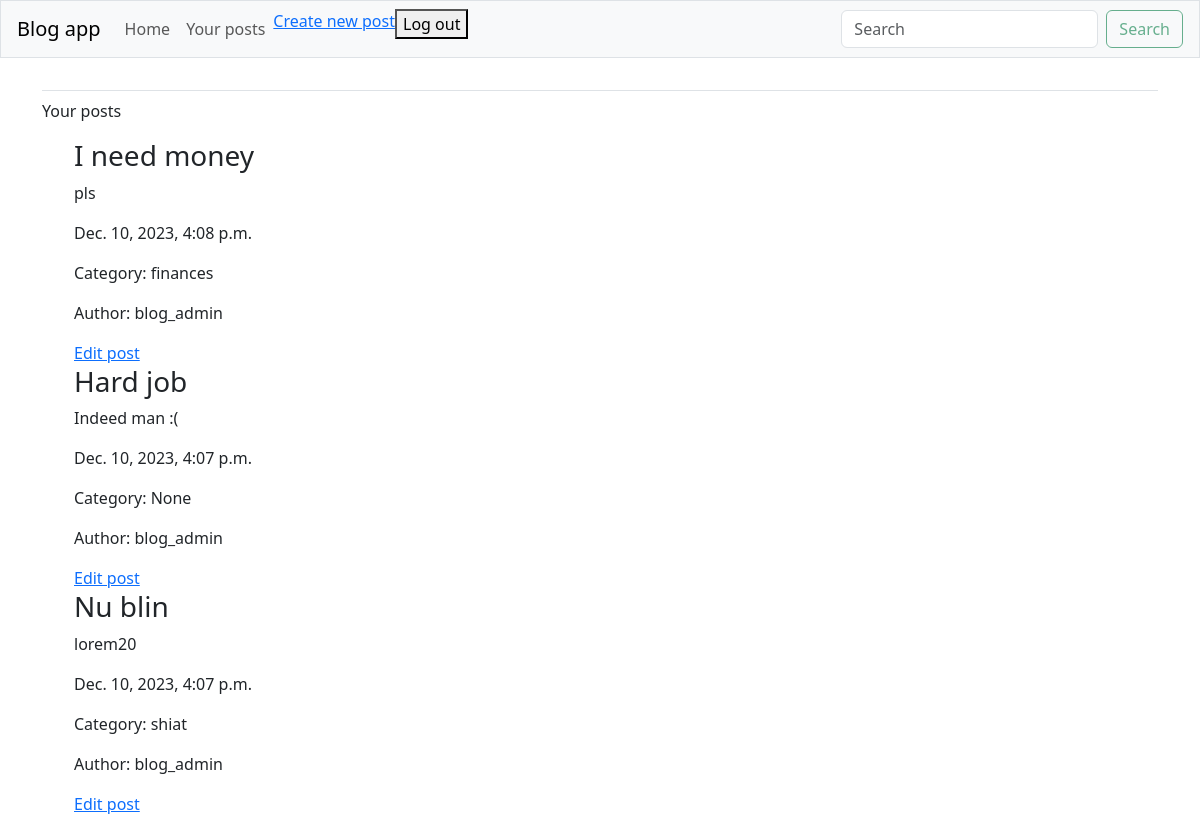
The page /user_posts/ (signed in) on the database as committed earlier.
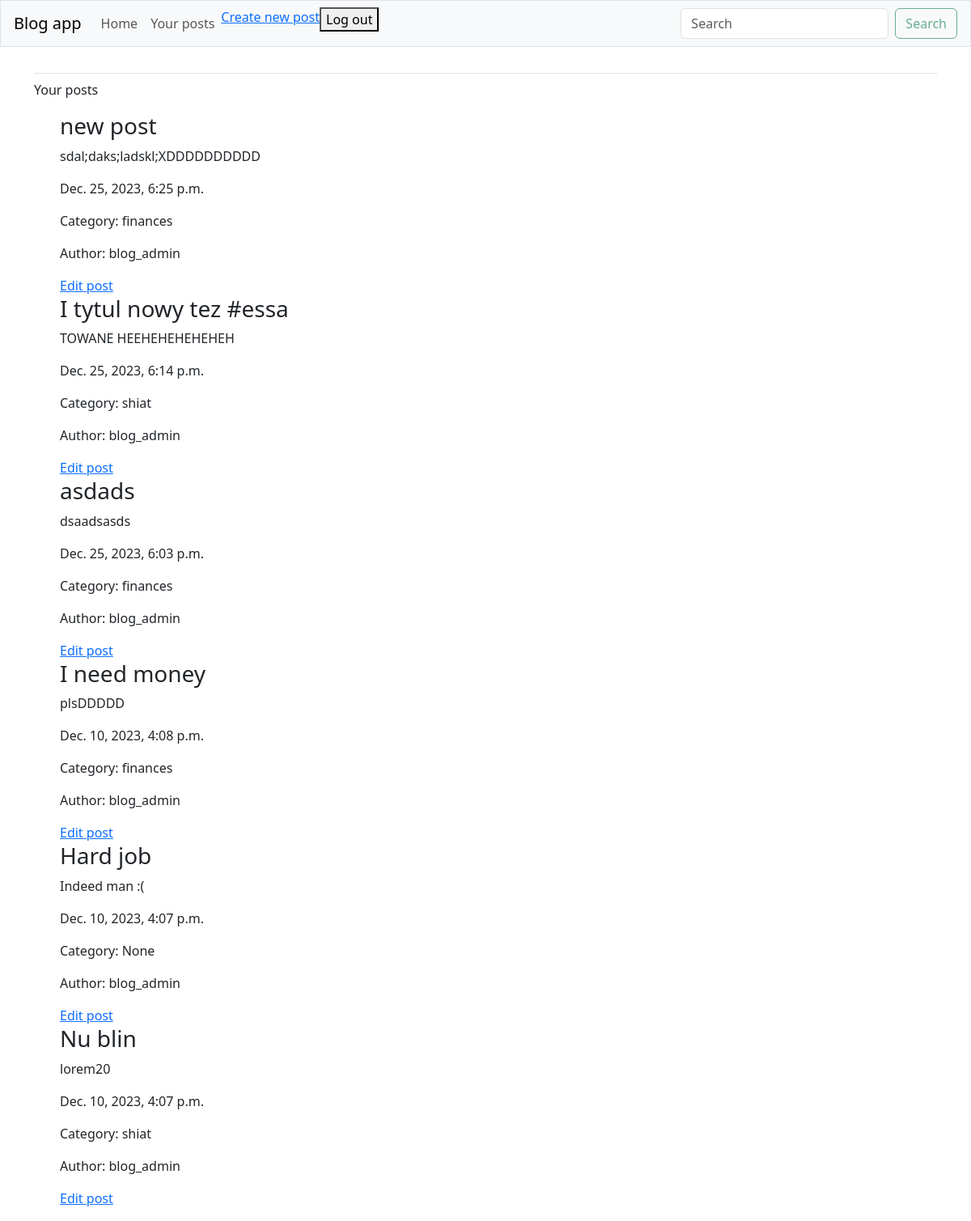
The same page on the database as committed later.
### blog_app/models.py (models this page shows, shortened)
class BlogPost(models.Model):
    title = models.CharField(max_length=200)
    content = models.TextField()
    date_posted = models.DateTimeField(auto_now_add=True)
    category = models.ForeignKey(PostCategory, on_delete=models.SET_NULL, null=True)
    owner = models.ForeignKey(User, on_delete=models.CASCADE)

class PostCategory(models.Model):
    name = models.CharField(max_length=100)
    class Meta:
        verbose_name_plural = "Post Categories"
    def __str__(self):
        return self.name

### blog_app/views.py (the view)
# urls.py: path("user_posts/", views.user_posts, name="user_posts"),
@login_required
def user_posts(request):
    posts = BlogPost.objects.filter(owner=request.user).order_by("-date_posted")
    context = {"posts": posts}
    return render(request, "blog_app/user_posts.html", context)

### blog_app/templates/blog_app/user_posts.html
{% extends 'blog_app/base.html' %}
{% block content %}
<p>Your posts</p>
  <ul>
    {% for post in posts %}
    <h3> {{ post.title }} </h3>
        <p> {{ post.content }} </p>
        <p> {{ post.date_posted }} </p>
        <p> Category: {{ post.category }} </p>
        <p> Author: {{ post.owner }} </p>
        <a href="{%  url 'blog_app:edit_post' post.id %}" >Edit post</a>
        <br />
    {% endfor %}
  </ul>
{% endblock content %}

### blog_app/templates/blog_app/base.html (shortened to what this page needs)
<!DOCTYPE html>
<html lang="en">
<head>
    {% load django_bootstrap5 %}
    {% bootstrap_css %}
</head>
<body>
    <nav class="navbar navbar-expand-lg navbar-light bg-light mb-4 border">
        <div class="container-fluid px-3">
          <a class="navbar-brand" href="{% url 'blog_app:index' %}">Blog app</a>
          <div class="collapse navbar-collapse" id="navbarSupportedContent">
            <ul class="navbar-nav me-auto mb-2 mb-lg-0">
              <li class="nav-item">
                <a class="nav-link" href="{% url 'blog_app:index' %}">Home</a>
              </li>
              {% if user.is_authenticated %}
              <li class="nav-item">
                <a class='nav-link' href="{% url 'blog_app:user_posts' %}">Your posts</a>
              </li>
              <li class="nav-item">
                <a class='nav=link' href="{% url 'blog_app:add_post' %}">Create new post</a>
              </li>
              <li class="nav-item">
                <form action="{% url 'accounts:logout' %}" method='post'>
                    <button name='logout'>Log out</button>
                </form>
              </li>
              {% else %}
              <li class="nav-item"><a class='nav-link' href="{% url 'accounts:login' %}">Log in</a></li>
              <li class="nav-item"><a class='nav-link' href="{% url 'accounts:register' %}">Register</a></li>
            {% endif %}
            </ul>
            <form class="d-flex" role="search">
              <input class="form-control me-2" type="search" placeholder="Search" aria-label="Search">
              <button class="btn btn-outline-success disabled" type="submit">Search</button>
            </form>
          </div>
        </div>
      </nav>
      <main class="container">
        <div class="pb-2 mb-2 border-bottom">
        </div>
        <div>
            {% block content %}{% endblock content %}
        </div>
      </main>
</body>
</html>

Rows that differ between the two databases and show on the page:
added BlogPost: title "new post", content "sdal;daks;ladskl;XDDDDDDDDDD", date_posted "Dec. 25, 2023, 6:25 p.m.", category "finances", owner "blog_admin"
added BlogPost: title "I tytul nowy tez #essa", content "TOWANE HEEHEHEHEHEHEH", date_posted "Dec. 25, 2023, 6:14 p.m.", category "shiat", owner "blog_admin"
added BlogPost: title "asdads", content "dsaadsasds", date_posted "Dec. 25, 2023, 6:03 p.m.", category "finances", owner "blog_admin"
changed BlogPost "I need money": content "pls" → "plsDDDDD"
